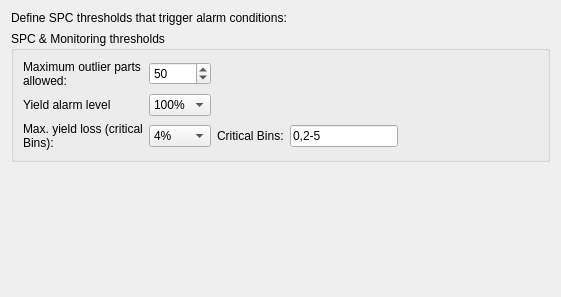
         <widget class="QWidget" name="TabMonitoring">
          <property name="enabled">
           <bool>true</bool>
          </property>
          <attribute name="title">
           <string>SPC/Monitoring</string>
          </attribute>
          <layout class="QVBoxLayout" name="verticalLayout_5">
           <item>
            <widget class="QLabel" name="textLabel2_2_2_2_2_2_4_2_2_2_3_2">
             <property name="maximumSize">
              <size>
               <width>32767</width>
               <height>32767</height>
              </size>
             </property>
             <property name="text">
              <string>Define SPC thresholds that trigger alarm conditions:</string>
             </property>
             <property name="textFormat">
              <enum>Qt::RichText</enum>
             </property>
             <property name="alignment">
              <set>Qt::AlignVCenter</set>
             </property>
             <property name="wordWrap">
              <bool>true</bool>
             </property>
            </widget>
           </item>
           <item>
            <widget class="QGroupBox" name="groupBoxThresholds">
             <property name="title">
              <string>SPC &amp;&amp; Monitoring thresholds</string>
             </property>
             <layout class="QHBoxLayout" name="horizontalLayout_5">
              <item>
               <layout class="QGridLayout" name="gridLayout_7">
                <item row="0" column="0">
                 <widget class="QLabel" name="textLabel2_2_2_2_2_2_4_3_2">
                  <property name="maximumSize">
                   <size>
                    <width>32767</width>
                    <height>32767</height>
                   </size>
                  </property>
                  <property name="text">
                   <string>Maximum outlier parts allowed:</string>
                  </property>
                  <property name="alignment">
                   <set>Qt::AlignVCenter</set>
                  </property>
                  <property name="wordWrap">
                   <bool>true</bool>
                  </property>
                 </widget>
                </item>
                <item row="0" column="1">
                 <widget class="QSpinBox" name="spinBoxFinalTest_MaxOutlierParts">
                  <property name="toolTip">
                   <string>Trigger alarm if too many outlier parts in lot (PAT yield loss)</string>
                  </property>
                  <property name="maximum">
                   <number>65535</number>
                  </property>
                  <property name="value">
                   <number>50</number>
                  </property>
                 </widget>
                </item>
                <item row="1" column="0">
                 <widget class="QLabel" name="textLabel2_2_2_2_2_2_4_3">
                  <property name="maximumSize">
                   <size>
                    <width>32767</width>
                    <height>32767</height>
                   </size>
                  </property>
                  <property name="text">
                   <string>Yield alarm level</string>
                  </property>
                  <property name="alignment">
                   <set>Qt::AlignVCenter</set>
                  </property>
                  <property name="wordWrap">
                   <bool>true</bool>
                  </property>
                 </widget>
                </item>
                <item row="1" column="1">
                 <widget class="QComboBox" name="comboFinalTest_YieldLevel">
                  <property name="toolTip">
                   <string>Trigger alarm if yield falls below this level (Bin 1 yield)</string>
                  </property>
                  <item>
                   <property name="text">
                    <string>100%</string>
                   </property>
                  </item>
                 </widget>
                </item>
                <item row="2" column="0">
                 <widget class="QLabel" name="textLabel2_2_2_2_2_2_4_3_3">
                  <property name="maximumSize">
                   <size>
                    <width>32767</width>
                    <height>32767</height>
                   </size>
                  </property>
                  <property name="text">
                   <string>Max. yield loss (critical Bins):</string>
                  </property>
                  <property name="alignment">
                   <set>Qt::AlignVCenter</set>
                  </property>
                  <property name="wordWrap">
                   <bool>true</bool>
                  </property>
                 </widget>
                </item>
                <item row="2" column="1">
                 <widget class="QComboBox" name="comboFinalTest_CriticalBinsYield">
                  <property name="toolTip">
                   <string>Maximum combined yield loss allowed due to critical bins (alarm threshold)</string>
                  </property>
                  <item>
                   <property name="text">
                    <string>4%</string>
                   </property>
                  </item>
                 </widget>
                </item>
                <item row="2" column="2">
                 <widget class="QLabel" name="textLabel2_2_2_2_2_2_2_2_2_2">
                  <property name="maximumSize">
                   <size>
                    <width>32767</width>
                    <height>32767</height>
                   </size>
                  </property>
                  <property name="text">
                   <string>Critical Bins:</string>
                  </property>
                  <property name="alignment">
                   <set>Qt::AlignVCenter</set>
                  </property>
                  <property name="wordWrap">
                   <bool>true</bool>
                  </property>
                 </widget>
                </item>
                <item row="2" column="3">
                 <widget class="QLineEdit" name="lineEditFinalTest_CriticalBins">
                  <property name="toolTip">
                   <string>Define list of critical bins to monitor</string>
                  </property>
                  <property name="text">
                   <string>0,2-5</string>
                  </property>
                 </widget>
                </item>
               </layout>
              </item>
              <item>
               <spacer name="horizontalSpacer_4">
                <property name="orientation">
                 <enum>Qt::Horizontal</enum>
                </property>
                <property name="sizeHint" stdset="0">
                 <size>
                  <width>140</width>
                  <height>20</height>
                 </size>
                </property>
               </spacer>
              </item>
             </layout>
            </widget>
           </item>
           <item>
            <spacer name="verticalSpacer_3">
             <property name="orientation">
              <enum>Qt::Vertical</enum>
             </property>
             <property name="sizeHint" stdset="0">
              <size>
               <width>20</width>
               <height>124</height>
              </size>
             </property>
            </spacer>
           </item>
          </layout>
         </widget>
